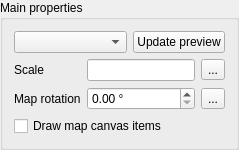
        <widget class="QgsCollapsibleGroupBoxBasic" name="groupBox">
         <property name="focusPolicy">
          <enum>Qt::StrongFocus</enum>
         </property>
         <property name="title">
          <string>Main properties</string>
         </property>
         <property name="syncGroup" stdset="0">
          <string notr="true">composeritem</string>
         </property>
         <property name="collapsed" stdset="0">
          <bool>false</bool>
         </property>
         <layout class="QGridLayout" name="gridLayout_5">
          <item row="0" column="0" colspan="2">
           <layout class="QHBoxLayout" name="horizontalLayout_2">
            <item>
             <widget class="QComboBox" name="mPreviewModeComboBox">
              <property name="sizePolicy">
               <sizepolicy hsizetype="Expanding" vsizetype="Fixed">
                <horstretch>0</horstretch>
                <verstretch>0</verstretch>
               </sizepolicy>
              </property>
             </widget>
            </item>
            <item>
             <widget class="QPushButton" name="mUpdatePreviewButton">
              <property name="text">
               <string>Update preview</string>
              </property>
             </widget>
            </item>
           </layout>
          </item>
          <item row="1" column="0">
           <widget class="QLabel" name="label_2">
            <property name="text">
             <string>Scale</string>
            </property>
            <property name="buddy">
             <cstring>mScaleLineEdit</cstring>
            </property>
           </widget>
          </item>
          <item row="1" column="1">
           <layout class="QHBoxLayout" name="horizontalLayout_6">
            <item>
             <widget class="QLineEdit" name="mScaleLineEdit">
              <property name="inputMask">
               <string/>
              </property>
             </widget>
            </item>
            <item>
             <widget class="QgsDataDefinedButton" name="mScaleDDBtn">
              <property name="text">
               <string>...</string>
              </property>
             </widget>
            </item>
           </layout>
          </item>
          <item row="2" column="0">
           <widget class="QLabel" name="mMapRotationLabel">
            <property name="text">
             <string>Map rotation</string>
            </property>
           </widget>
          </item>
          <item row="2" column="1">
           <layout class="QHBoxLayout" name="horizontalLayout_7">
            <item>
             <widget class="QgsDoubleSpinBox" name="mMapRotationSpinBox">
              <property name="suffix">
               <string> °</string>
              </property>
              <property name="maximum">
               <double>360.000000000000000</double>
              </property>
             </widget>
            </item>
            <item>
             <widget class="QgsDataDefinedButton" name="mMapRotationDDBtn">
              <property name="text">
               <string>...</string>
              </property>
             </widget>
            </item>
           </layout>
          </item>
          <item row="3" column="0" colspan="2">
           <widget class="QCheckBox" name="mDrawCanvasItemsCheckBox">
            <property name="text">
             <string>Draw map canvas items</string>
            </property>
           </widget>
          </item>
         </layout>
        </widget>
